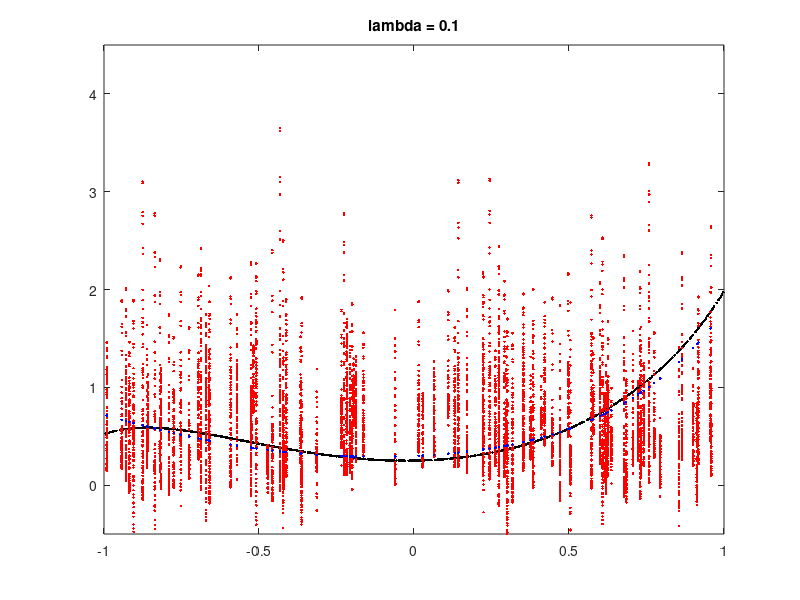

Recreate this plot in MATLAB.
function  second
x1 = 2*rand(1,1000)-1;
c = 0.5 * ones(1,1000);
y = tan(pi * x1 /3) + (x1 - c).^ 2;
% 
figure;
 
plot(x1,y,'k.','LineWidth',200)
title('lambda = 0.1')
ylim([-0.5,4.5])
xlim([-1,1])
hold on
for m =1:1000
x = 2*rand(10,1)-1;
x_0= x.^ 0;
x_1= x.^ 1;
x_2= x.^ 2;
x_3= x.^ 3;
x_4= x.^ 4;
x_5= x.^ 5;

Train_x = horzcat(x_0,x_1,x_2,x_3,x_4,x_5);
% d = 0.5 * ones(1,6);
% for i=1:10
% train_y(i) = tan(pi * train_x(i,:) /3) + (train_x(i,:) - d).^ 2 + (0.5 * randn(1,6));
% end
x2=x';
vx(:,m)=x2;
c2 =  0.5 * ones(1,10);
y2 = tan(pi * x2 /3) + (x2 - c2).^ 2 + 0.5 * randn(1,10);
lambda= 0.1;
lambdaeye= eye(6,6)*lambda;

w=inv((Train_x)'* (Train_x) + lambdaeye)*(Train_x)'*(y2)';
v(:,m)=w;
end
x3 =2*rand(100,1)-1;
x3_0= x3.^ 0;
x3_1= x3.^ 1;
x3_2= x3.^ 2;
x3_3= x3.^ 3;
x3_4= x3.^ 4;
x3_5= x3.^ 5;
Train_x3 = horzcat(x3_0,x3_1,x3_2,x3_3,x3_4,x3_5);
yhat= v' * (Train_x3)';
red = yhat(1:100,:);

for n =1:100
    summ(n) = sum(yhat(:,n));
    ave(n) = summ(n)/1000;
end
plot(x3', red, 'r.', 'LineWidth',500)
plot(x3', ave, 'b.', 'LineWidth',500)
% ylim([-0.5,4.5])
% xlim([-1,1])
hold off
end